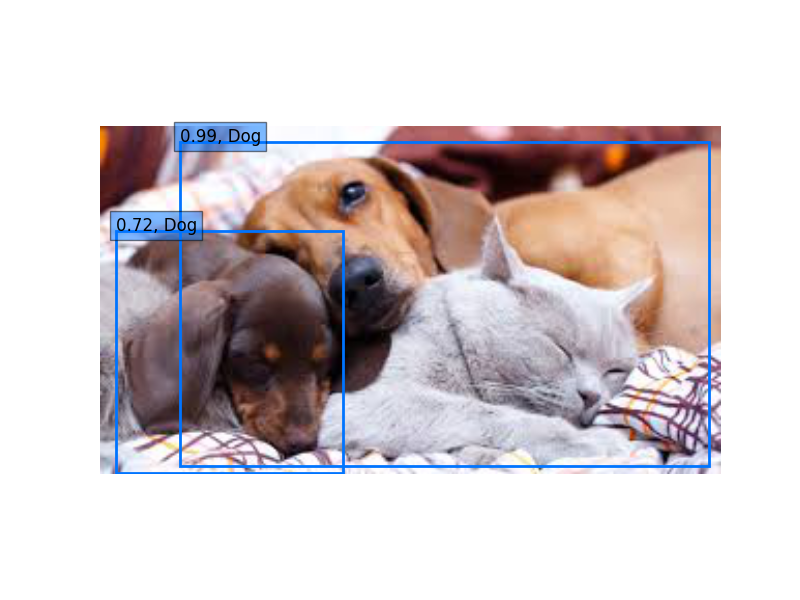
#> input picture chap02-NumPy for images/two_dogs.png, 800 x 600 px
$ jupyter execute chap02-1-numpy-fliplr-RGB.ipynb   (shell and % lines are left out)
#> lines starting #> are read from the running program, lines starting #| are printed output that depends on the picture
[cell 1]
# RGBA是一種色彩空間的模型，由RGB色彩空間和Alpha通道組成。
# RGBA代表紅（Red）、綠（Green）、藍（Blue）和Alpha通道（Alpha）
import matplotlib.pyplot as plt
import numpy as np
dogs = plt.imread('two_dogs.png')
#> dogs is the input picture: shape (600, 800, 4) float32; mean R, G, B, A 0.832, 0.8, 0.809, 1
print(dogs.shape) # RGBA
#| (600, 800, 4)
plt.imshow(( dogs[:, :, :-1] ), cmap='gray') # <--RGBA 0123

plt.axis('off')
plt.show()
plt.imshow(np.fliplr( dogs[:, :, :-1] ), cmap='gray') # <--RGBA 0123
plt.axis('off')
plt.show()
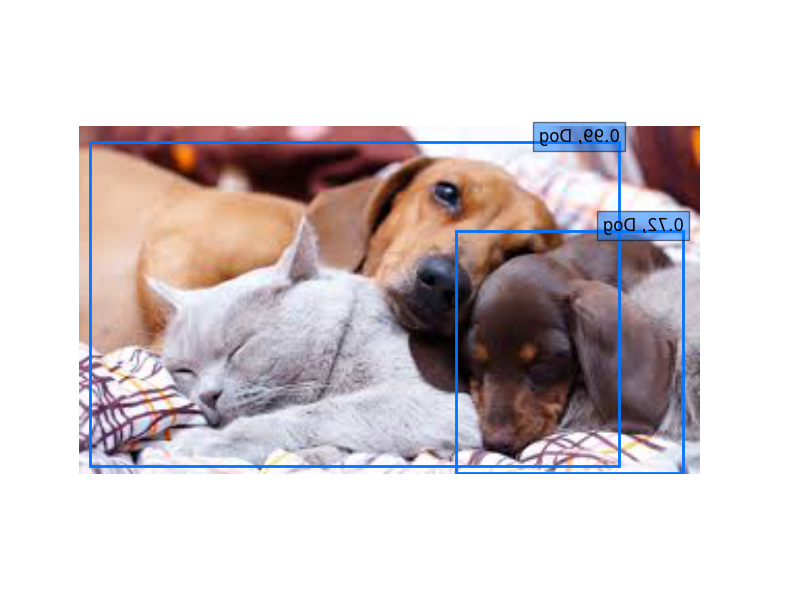
#> shown: shape (600, 800, 3) float32; mean R, G, B 0.832, 0.8, 0.809

[cell 2]
import matplotlib.pyplot as plt
from skimage import io # Pillow
import numpy as np
andy = io.imread('andy3.jpg', as_gray=False)
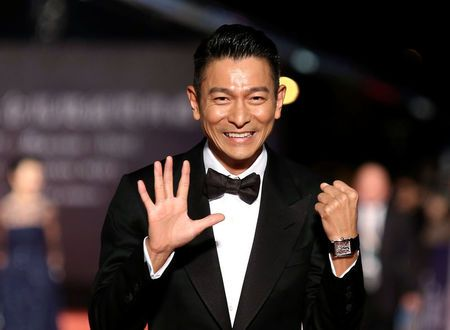
#> input picture chap02-NumPy for images/andy3.jpg, 450 x 330 px
#> andy is the input picture: shape (330, 450, 3); mean R, G, B 62.5, 50.4, 49
io.imshow(andy)
plt.show()

[cell 3]
io.imshow(np.fliplr(andy))
plt.show()
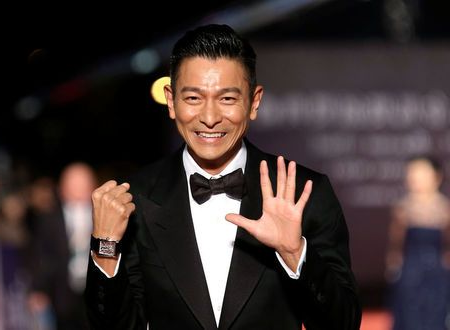
#> shown: shape (330, 450, 3); mean R, G, B 62.5, 50.4, 49

[cell 4]
import matplotlib.pyplot as plt
andy = plt.imread('andy3.jpg')
type(andy)

[cell 5]
# RGB
import matplotlib.pyplot as plt
fruits = plt.imread('fruits.jpg')
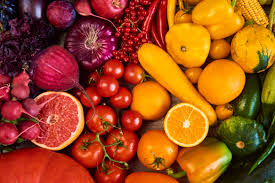
#> input picture chap02-NumPy for images/fruits.jpg, 275 x 183 px
#> fruits is the input picture: shape (183, 275, 3); mean R, G, B 157.4, 74.9, 25.5
plt.imshow(fruits)
plt.axis('off')
plt.show()

[cell 6]
plt.imshow(fruits[:, :, 0], cmap='gray')
plt.title('Red')
plt.show()
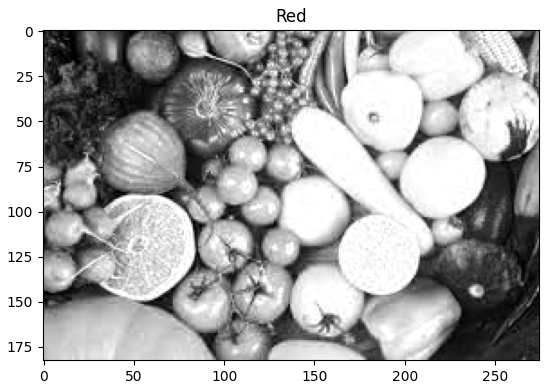
#> figure drawn by matplotlib, 1 panel
plt.imshow(fruits[:, :, 1], cmap='gray')
plt.title('Green')
plt.show()
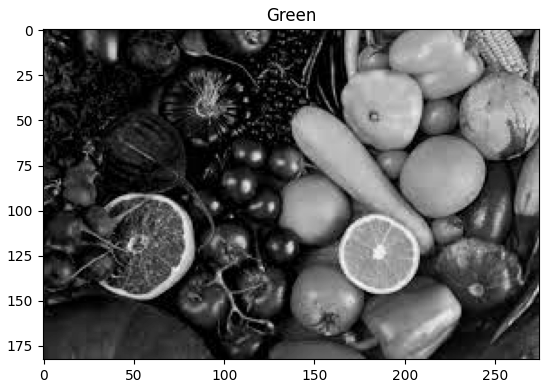
#> figure drawn by matplotlib, 1 panel
plt.imshow(fruits[:, :, 2], cmap='gray')
plt.title('Blue')
plt.show()
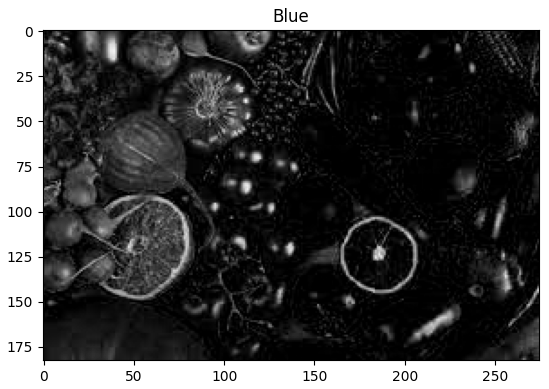
#> figure drawn by matplotlib, 1 panel

[cell 7]
plt.hist(fruits[:, :, 0].flatten(), color='red')
plt.title('Red')
plt.show()
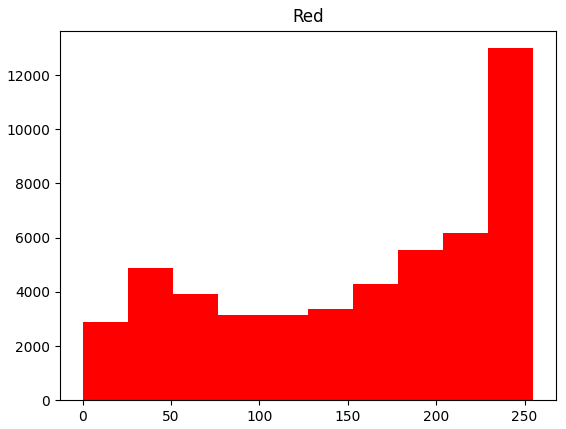
#> figure drawn by matplotlib, 1 panel; tallest bar 12989 high, from x = 229.5 to 255
plt.hist(fruits[:, :, 1].flatten(), color='green')
plt.title('Green')
plt.show()
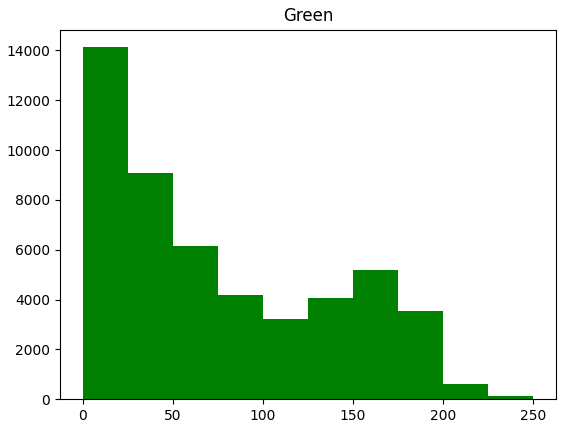
#> figure drawn by matplotlib, 1 panel; tallest bar 14130 high, from x = 0 to 25
plt.hist(fruits[:, :, 2].flatten(), color='blue')
plt.title('Blue')
plt.show()
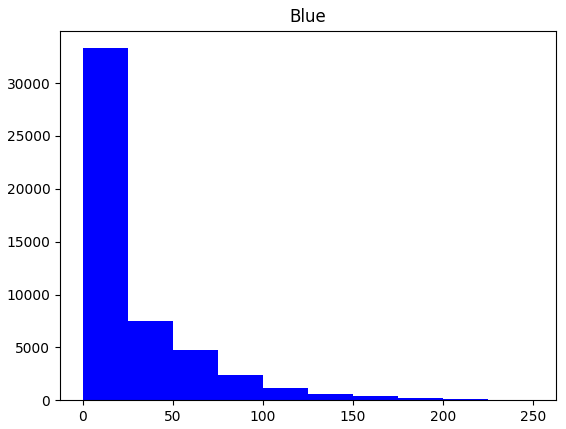
#> figure drawn by matplotlib, 1 panel; tallest bar 33303 high, from x = 0 to 25
